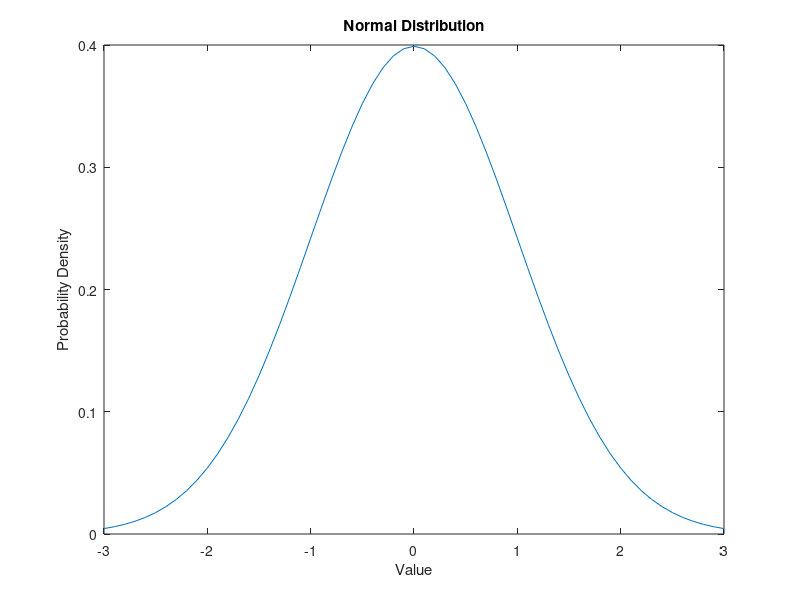

Write the MATLAB code that produced this figure.
%Parameters
mu=0;%Mean
sigma=1;%Standard Deviation 
%Generate a normal distribution
x=-3*sigma:0.1:3*sigma;
y=normpdf(x,mu,sigma);
%Plot
figure;
plot(x,y);
title('Normal Distribution');
xlabel('Value');
ylabel('Probability Density');